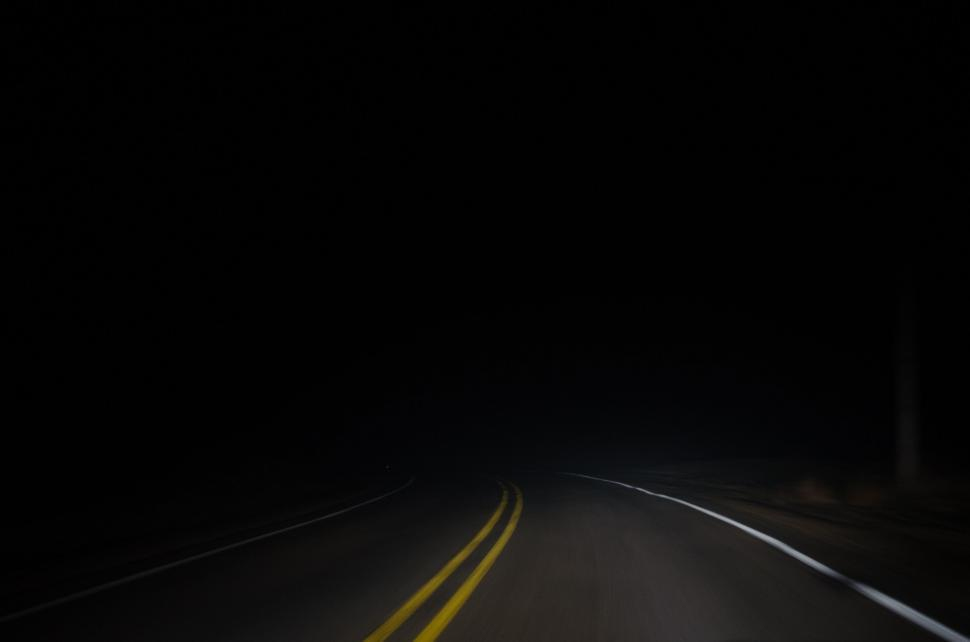
#> input picture test_images/car-driving-down-dark-road-at-night.jpg, 970 x 642 px
$ python -i denoiser.py   (imports and definitions only)
#> lines starting #> are read from the running program, lines starting #| are printed output that depends on the picture
#> further down, picture is the input picture: shape (642, 970, 3); mean B, G, R 6.8, 7.3, 7.6
import cv2
import numpy as np
import pywt


def apply_bilateral_filter(image: np.ndarray) -> np.ndarray:
    """
    Applies a bilateral filter for noise reduction while preserving edges.
    """
    return cv2.bilateralFilter(image, d=9, sigmaColor=75, sigmaSpace=75)


def apply_wavelet_denoise(image: np.ndarray) -> np.ndarray:
    if len(image.shape) == 3:
        b, g, r = cv2.split(image)
        denoised_channels = []
        for channel in [b, g, r]:
            coeffs = pywt.wavedec2(channel, "haar", level=3)
            cA, details = coeffs[0], coeffs[1:]

            denoised_details = []
            for cH, cV, cD in details:
                sigma = np.median(np.abs(cD)) / 0.6745
                threshold = sigma * np.sqrt(2 * np.log(channel.size))

                cH_t = pywt.threshold(cH, threshold, mode="soft")
                cV_t = pywt.threshold(cV, threshold, mode="soft")
                cD_t = pywt.threshold(cD, threshold, mode="soft")
                denoised_details.append((cH_t, cV_t, cD_t))

            denoised_channel = pywt.waverec2([cA] + denoised_details, "haar")
            denoised_channels.append(np.clip(denoised_channel, 0, 255).astype(np.uint8))
#> this loop made 3 passes
#> pass 1, in apply_wavelet_denoise, `cA, details = coeffs[0], coeffs[1:]`:
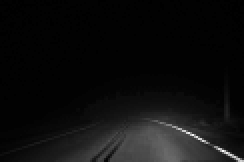
#> cA: shape (81, 122) float64 (shown 2 times larger); min 0, max 997.3, mean 55.6; drawn with min black and max white
#> pass 1, in apply_wavelet_denoise, `denoised_channel = pywt.waverec2([cA] + denoised_details, "haar")`:
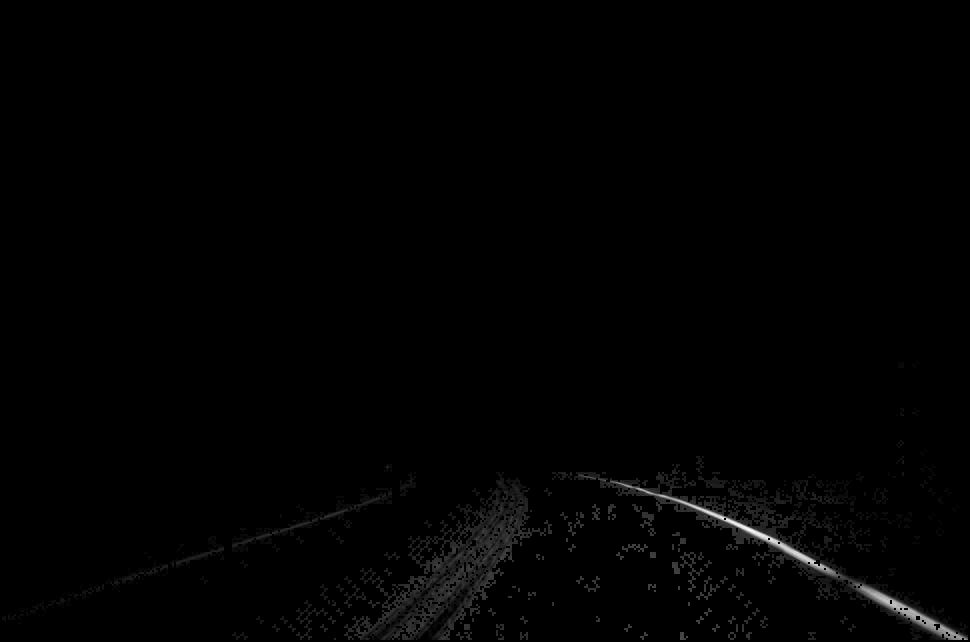
#> denoised_channel: shape (642, 970) float64; 95.46% of the values are NaN or infinite; the others: min -1.11e-15, max 182, mean 30.51; drawn with min black, max white, NaN and infinite black
#> after the loop:
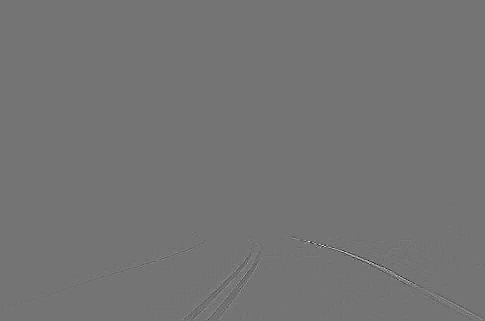
#> cD: shape (321, 485) float64; min -15.5, max 18.5, mean 0.000154; drawn with min black and max white
#> after the loop:
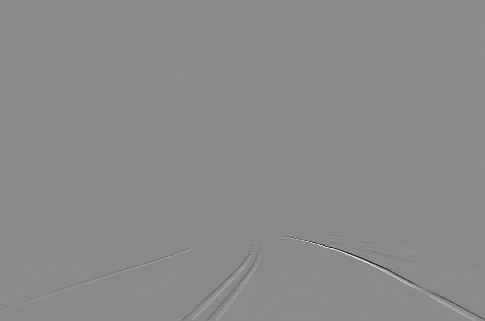
#> cH: shape (321, 485) float64; min -73, max 61, mean 0; drawn with min black and max white
#> after the loop, denoised_channels = 3 items
        return cv2.merge(denoised_channels)
    else:
        # Original grayscale denoising logic
        coeffs = pywt.wavedec2(image, "haar", level=3)
        cA, details = coeffs[0], coeffs[1:]

        denoised_details = []
        for cH, cV, cD in details:
            sigma = np.median(np.abs(cD)) / 0.6745
            threshold = sigma * np.sqrt(2 * np.log(image.size))

            cH_t = pywt.threshold(cH, threshold, mode="soft")
            cV_t = pywt.threshold(cV, threshold, mode="soft")
            cD_t = pywt.threshold(cD, threshold, mode="soft")
            denoised_details.append((cH_t, cV_t, cD_t))

        denoised_gray = pywt.waverec2([cA] + denoised_details, "haar")
        return np.clip(denoised_gray, 0, 255).astype(np.uint8)


def apply_conditional_denoise(image: np.ndarray) -> np.ndarray:
    # Convert to grayscale for edge detection
    if len(image.shape) == 3:
        gray_image = cv2.cvtColor(image, cv2.COLOR_BGR2GRAY)
    else:
        gray_image = image

    # Canny edge detection
    edges = cv2.Canny(gray_image, 50, 150)

    # Create mask: non-edge regions are targets for denoising
    mask = cv2.bitwise_not(edges)

    # Expand mask to 3 channels if original image is color
    if len(image.shape) == 3:
        mask_3_channel = cv2.cvtColor(mask, cv2.COLOR_GRAY2BGR)
    else:
        mask_3_channel = mask

    # Apply bilateral filter to the entire image
    denoised_full = cv2.bilateralFilter(image, d=9, sigmaColor=75, sigmaSpace=75)

    # Blend based on mask
    # Where mask is white (non-edge), use denoised_full
    # Where mask is black (edge), use original image
    denoised_masked_part = cv2.bitwise_and(denoised_full, mask_3_channel)
    original_masked_part = cv2.bitwise_and(image, cv2.bitwise_not(mask_3_channel))

    final_denoised_img = cv2.add(denoised_masked_part, original_masked_part)
    return final_denoised_img

>>> import cv2
>>> picture = cv2.imread('../../test_images/car-driving-down-dark-road-at-night.jpg')
>>> result = apply_wavelet_denoise(picture)

$ run again, on test_images/leaves.jpg
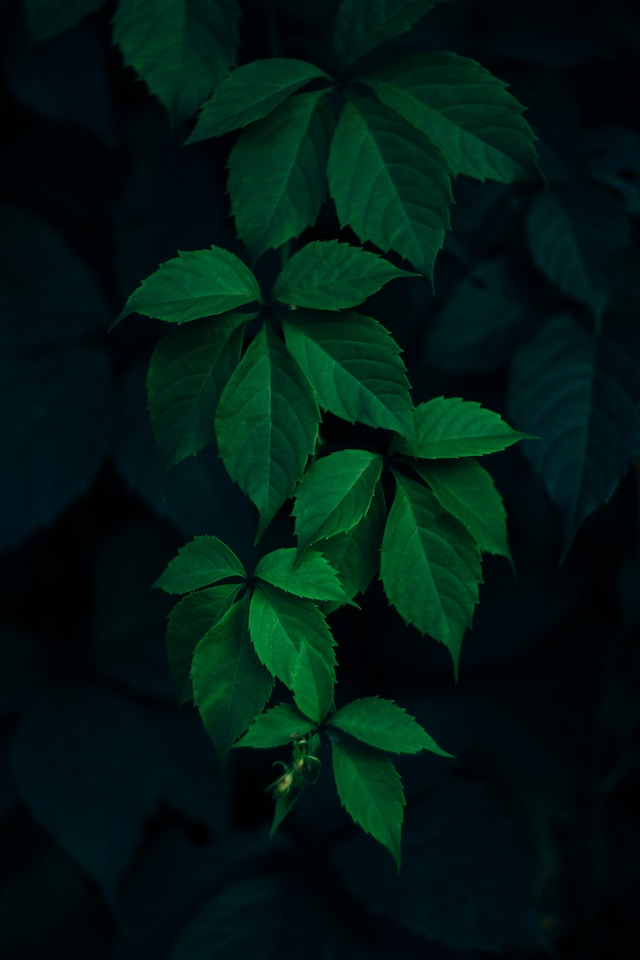
#> input picture test_images/leaves.jpg, 640 x 960 px
#> picture is the input picture: shape (960, 640, 3); mean B, G, R 19.2, 25.1, 0.8
#> the loop in apply_wavelet_denoise, `for channel in [b, g, r]:` made 3 passes
#> after the loop in apply_wavelet_denoise, `for channel in [b, g, r]:`:
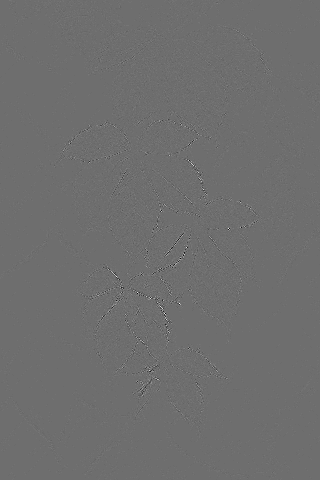
#> cD: shape (480, 320) float64; min -16.5, max 21.5, mean 0; drawn with min black and max white
#> after the loop in apply_wavelet_denoise, `for channel in [b, g, r]:`: denoised_channels = 3 items
#> in apply_wavelet_denoise, `return cv2.merge(denoised_channels)`:
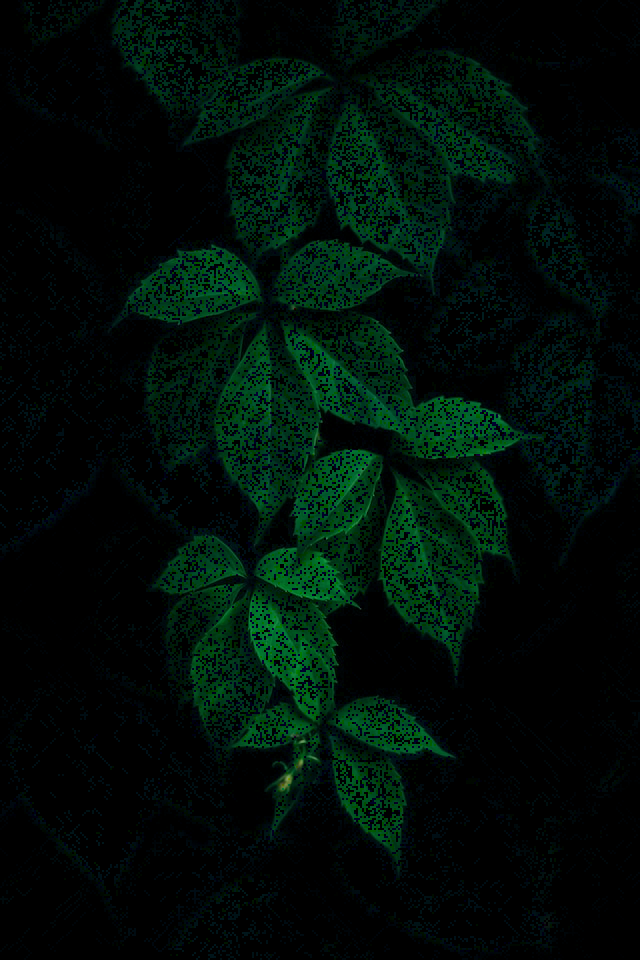
#> returned value: shape (960, 640, 3); mean of channels 0, 1, 2 8, 14.2, 0.3; drawn as B, G, R

$ run again, on test_images/man.jpg
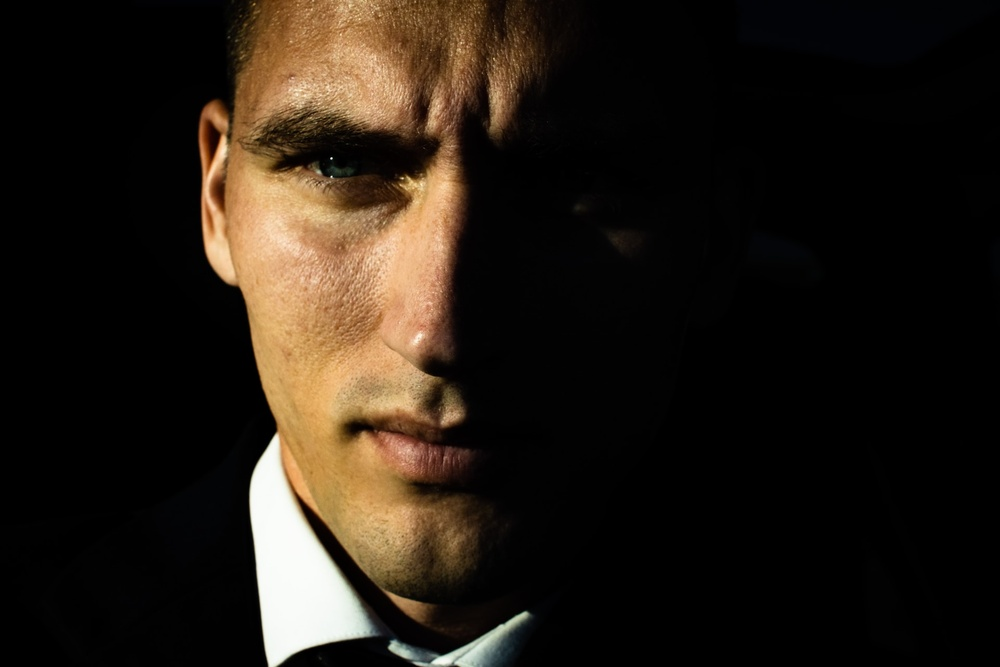
#> input picture test_images/man.jpg, 1000 x 667 px, shrunk from 1920 x 1280 before the run
#> picture is the input picture: shape (667, 1000, 3); mean B, G, R 20.6, 29, 37.1
#> the loop in apply_wavelet_denoise, `for channel in [b, g, r]:` made 3 passes
#> after the loop in apply_wavelet_denoise, `for channel in [b, g, r]:`:
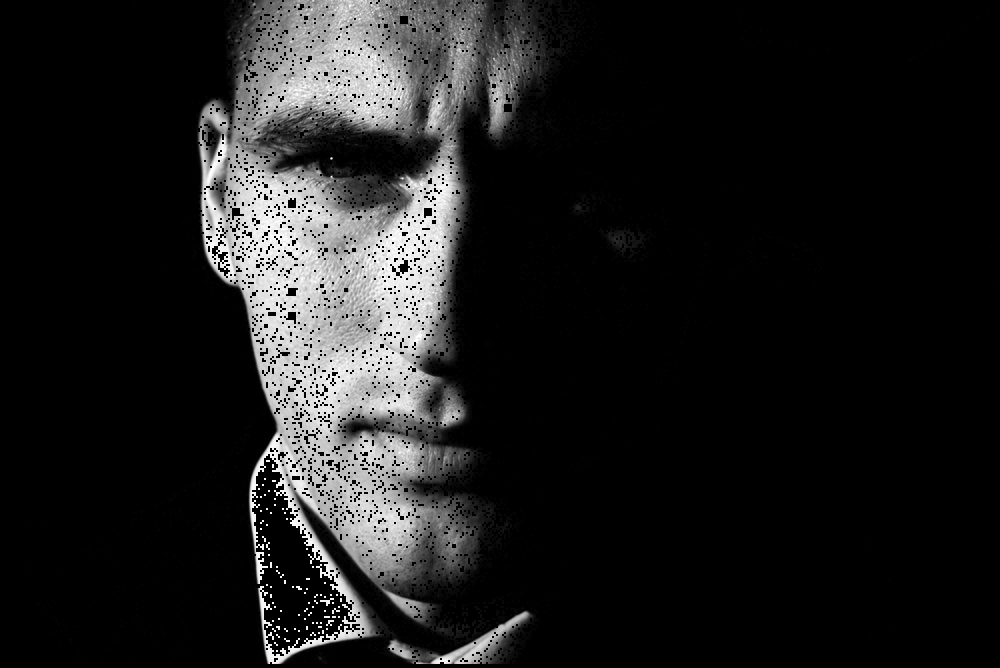
#> denoised_channel: shape (668, 1000) float64; 76.48% of the values are NaN or infinite; the others: min -1.52e-14, max 255, mean 127.2; drawn with min black, max white, NaN and infinite black
#> after the loop in apply_wavelet_denoise, `for channel in [b, g, r]:`: denoised_channels = 3 items
#> in apply_wavelet_denoise, `return cv2.merge(denoised_channels)`:
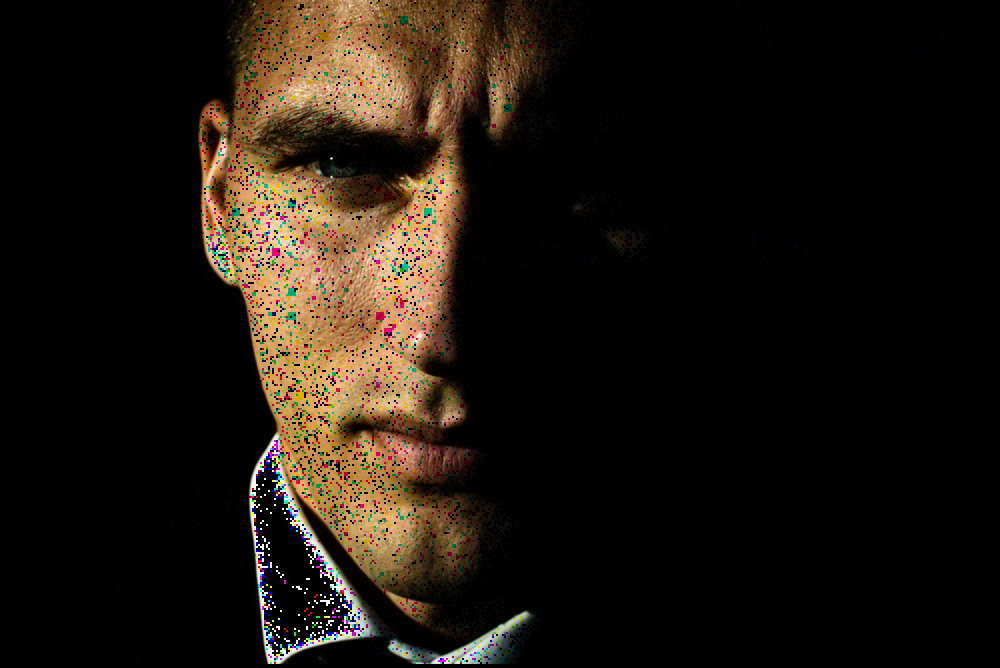
#> returned value: shape (668, 1000, 3); mean of channels 0, 1, 2 15.1, 22.7, 29.9; drawn as B, G, R

$ run again, on test_images/office.jpg
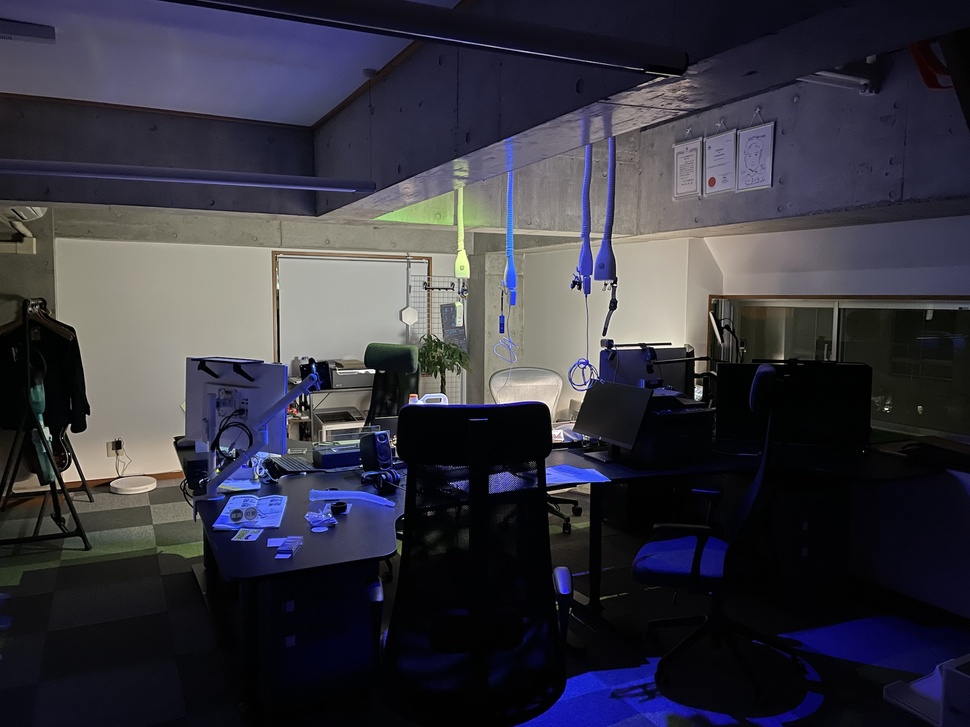
#> input picture test_images/office.jpg, 970 x 727 px, shrunk from 1920 x 1440 before the run
#> picture is the input picture: shape (727, 970, 3); mean B, G, R 63.8, 53.7, 54.7
#> the loop in apply_wavelet_denoise, `for channel in [b, g, r]:` made 3 passes
#> pass 1, in apply_wavelet_denoise, `cA, details = coeffs[0], coeffs[1:]`:
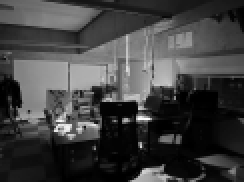
#> cA: shape (91, 122) float64 (shown 2 times larger); min 5, max 1987.4, mean 508.8; drawn with min black and max white
#> after the loop in apply_wavelet_denoise, `for channel in [b, g, r]:`:
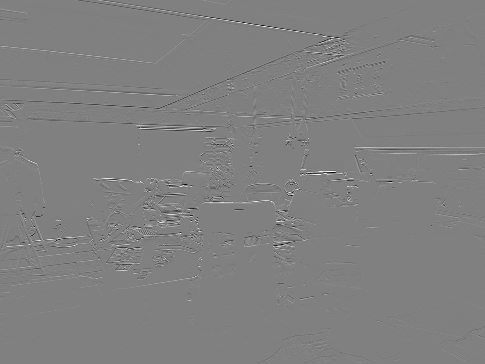
#> cH: shape (364, 485) float64; min -184.5, max 181.5, mean 0; drawn with min black and max white
#> after the loop in apply_wavelet_denoise, `for channel in [b, g, r]:`: denoised_channels = 3 items
